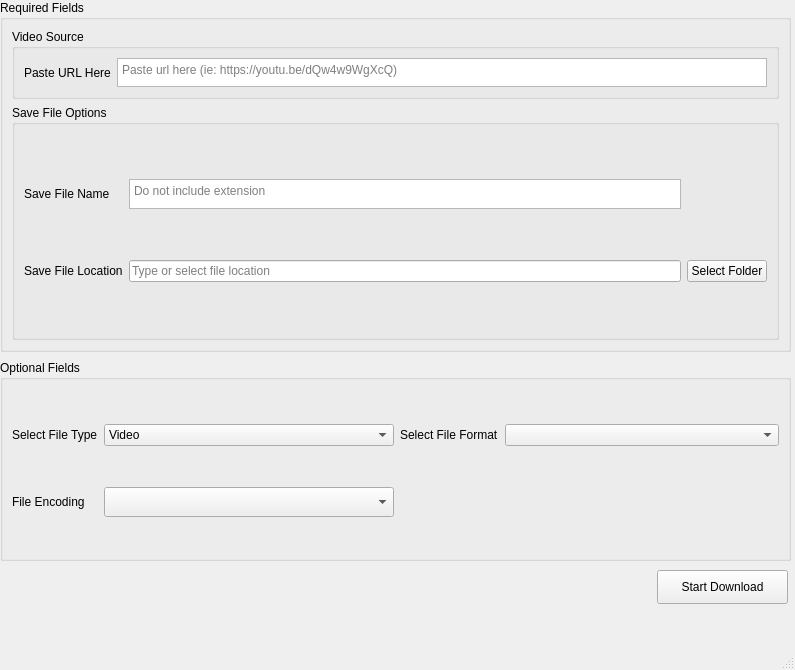
<?xml version="1.0" encoding="UTF-8"?>
<ui version="4.0">
 <class>MainWindow</class>
 <widget class="QMainWindow" name="MainWindow">
  <property name="geometry">
   <rect>
    <x>0</x>
    <y>0</y>
    <width>795</width>
    <height>670</height>
   </rect>
  </property>
  <property name="windowTitle">
   <string>MainWindow</string>
  </property>
  <widget class="QWidget" name="centralwidget">
   <widget class="QGroupBox" name="requiredFieldsBox">
    <property name="geometry">
     <rect>
      <x>0</x>
      <y>0</y>
      <width>791</width>
      <height>352</height>
     </rect>
    </property>
    <property name="sizePolicy">
     <sizepolicy hsizetype="MinimumExpanding" vsizetype="Fixed">
      <horstretch>0</horstretch>
      <verstretch>0</verstretch>
     </sizepolicy>
    </property>
    <property name="title">
     <string>Required Fields</string>
    </property>
    <layout class="QGridLayout" name="gridLayout">
     <item row="1" column="0">
      <widget class="QGroupBox" name="saveFileOptionsContainer">
       <property name="title">
        <string>Save File Options</string>
       </property>
       <layout class="QGridLayout" name="gridLayout_2">
        <item row="0" column="0">
         <widget class="QLabel" name="saveFileNameLabel">
          <property name="sizePolicy">
           <sizepolicy hsizetype="Preferred" vsizetype="Fixed">
            <horstretch>0</horstretch>
            <verstretch>0</verstretch>
           </sizepolicy>
          </property>
          <property name="minimumSize">
           <size>
            <width>0</width>
            <height>30</height>
           </size>
          </property>
          <property name="text">
           <string>Save File Name</string>
          </property>
         </widget>
        </item>
        <item row="1" column="0">
         <widget class="QLabel" name="saveFileLocationLabel">
          <property name="text">
           <string>Save File Location</string>
          </property>
         </widget>
        </item>
        <item row="1" column="1">
         <widget class="QLineEdit" name="saveFileLocationBox">
          <property name="placeholderText">
           <string>Type or select file location</string>
          </property>
         </widget>
        </item>
        <item row="1" column="2">
         <widget class="QPushButton" name="SaveFileLocationSearchButton">
          <property name="text">
           <string>Select Folder</string>
          </property>
         </widget>
        </item>
        <item row="0" column="1">
         <widget class="QPlainTextEdit" name="saveFileNameInput">
          <property name="sizePolicy">
           <sizepolicy hsizetype="MinimumExpanding" vsizetype="Fixed">
            <horstretch>0</horstretch>
            <verstretch>0</verstretch>
           </sizepolicy>
          </property>
          <property name="maximumSize">
           <size>
            <width>16777215</width>
            <height>30</height>
           </size>
          </property>
          <property name="placeholderText">
           <string>Do not include extension</string>
          </property>
         </widget>
        </item>
       </layout>
      </widget>
     </item>
     <item row="0" column="0">
      <widget class="QGroupBox" name="VideoSourceBox">
       <property name="maximumSize">
        <size>
         <width>16777215</width>
         <height>70</height>
        </size>
       </property>
       <property name="title">
        <string>Video Source</string>
       </property>
       <layout class="QHBoxLayout" name="horizontalLayout">
        <item>
         <widget class="QLabel" name="pasteURLLabel">
          <property name="sizePolicy">
           <sizepolicy hsizetype="Preferred" vsizetype="Fixed">
            <horstretch>0</horstretch>
            <verstretch>0</verstretch>
           </sizepolicy>
          </property>
          <property name="maximumSize">
           <size>
            <width>16777215</width>
            <height>30</height>
           </size>
          </property>
          <property name="text">
           <string>Paste URL Here</string>
          </property>
         </widget>
        </item>
        <item>
         <widget class="QPlainTextEdit" name="pasteURLInput">
          <property name="sizePolicy">
           <sizepolicy hsizetype="Expanding" vsizetype="Fixed">
            <horstretch>0</horstretch>
            <verstretch>0</verstretch>
           </sizepolicy>
          </property>
          <property name="maximumSize">
           <size>
            <width>16777215</width>
            <height>30</height>
           </size>
          </property>
          <property name="placeholderText">
           <string>Paste url here (ie: https://youtu.be/dQw4w9WgXcQ)</string>
          </property>
         </widget>
        </item>
       </layout>
      </widget>
     </item>
    </layout>
   </widget>
   <widget class="QGroupBox" name="optionalFieldsContainer">
    <property name="geometry">
     <rect>
      <x>0</x>
      <y>360</y>
      <width>791</width>
      <height>201</height>
     </rect>
    </property>
    <property name="title">
     <string>Optional Fields</string>
    </property>
    <layout class="QGridLayout" name="gridLayout_3">
     <item row="0" column="0">
      <widget class="QLabel" name="selectFileTypeLabel">
       <property name="sizePolicy">
        <sizepolicy hsizetype="Preferred" vsizetype="Fixed">
         <horstretch>0</horstretch>
         <verstretch>0</verstretch>
        </sizepolicy>
       </property>
       <property name="minimumSize">
        <size>
         <width>0</width>
         <height>30</height>
        </size>
       </property>
       <property name="text">
        <string>Select File Type</string>
       </property>
      </widget>
     </item>
     <item row="0" column="4">
      <widget class="QComboBox" name="selectFileFormatComboBox">
       <property name="sizePolicy">
        <sizepolicy hsizetype="MinimumExpanding" vsizetype="Fixed">
         <horstretch>0</horstretch>
         <verstretch>0</verstretch>
        </sizepolicy>
       </property>
       <property name="placeholderText">
        <string>Select the file format/extension</string>
       </property>
      </widget>
     </item>
     <item row="0" column="3">
      <widget class="QLabel" name="selectFileFormatLabel">
       <property name="text">
        <string>Select File Format</string>
       </property>
      </widget>
     </item>
     <item row="0" column="2">
      <widget class="QComboBox" name="selectFileTypeComboBox">
       <property name="sizePolicy">
        <sizepolicy hsizetype="Expanding" vsizetype="Fixed">
         <horstretch>0</horstretch>
         <verstretch>0</verstretch>
        </sizepolicy>
       </property>
       <property name="currentIndex">
        <number>0</number>
       </property>
       <property name="placeholderText">
        <string extracomment="Select File Type here">Select whether to create a video or audio output</string>
       </property>
       <item>
        <property name="text">
         <string>Video</string>
        </property>
       </item>
       <item>
        <property name="text">
         <string>Audio</string>
        </property>
       </item>
      </widget>
     </item>
     <item row="1" column="0">
      <widget class="QLabel" name="fileEncodingTypeLabel">
       <property name="sizePolicy">
        <sizepolicy hsizetype="Preferred" vsizetype="Fixed">
         <horstretch>0</horstretch>
         <verstretch>0</verstretch>
        </sizepolicy>
       </property>
       <property name="minimumSize">
        <size>
         <width>0</width>
         <height>30</height>
        </size>
       </property>
       <property name="text">
        <string>File Encoding</string>
       </property>
      </widget>
     </item>
     <item row="1" column="2">
      <widget class="QComboBox" name="fileEncodingTypeComboBox">
       <property name="sizePolicy">
        <sizepolicy hsizetype="MinimumExpanding" vsizetype="Fixed">
         <horstretch>0</horstretch>
         <verstretch>0</verstretch>
        </sizepolicy>
       </property>
       <property name="minimumSize">
        <size>
         <width>0</width>
         <height>30</height>
        </size>
       </property>
       <property name="placeholderText">
        <string>Select Encoding</string>
       </property>
      </widget>
     </item>
    </layout>
   </widget>
   <widget class="QPushButton" name="getVideoButton">
    <property name="geometry">
     <rect>
      <x>657</x>
      <y>570</y>
      <width>131</width>
      <height>34</height>
     </rect>
    </property>
    <property name="sizePolicy">
     <sizepolicy hsizetype="Fixed" vsizetype="Fixed">
      <horstretch>0</horstretch>
      <verstretch>0</verstretch>
     </sizepolicy>
    </property>
    <property name="text">
     <string>Start Download</string>
    </property>
   </widget>
  </widget>
  <widget class="QMenuBar" name="menubar">
   <property name="geometry">
    <rect>
     <x>0</x>
     <y>0</y>
     <width>795</width>
     <height>30</height>
    </rect>
   </property>
   <property name="defaultUp">
    <bool>false</bool>
   </property>
  </widget>
  <widget class="QStatusBar" name="statusbar">
   <property name="sizeGripEnabled">
    <bool>true</bool>
   </property>
  </widget>
 </widget>
 <resources/>
 <connections/>
</ui>
